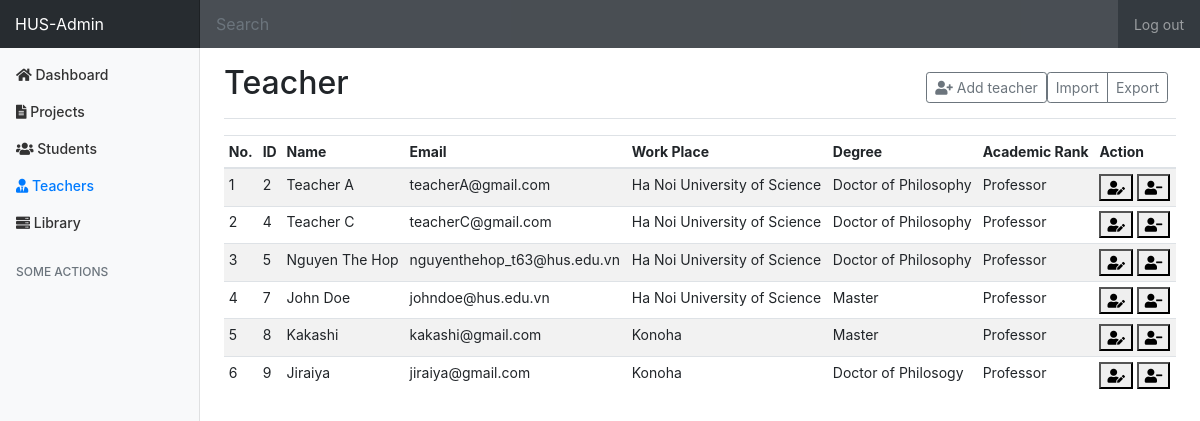
Page /admin/teachers (signed in) on the committed database.
### tables this page shows
CREATE TABLE `teacher` (
  `id` int NOT NULL AUTO_INCREMENT,
  `user_id` int NOT NULL,
  `degree` varchar(20) DEFAULT NULL,
  `work_place` varchar(50) DEFAULT NULL,
  `academic_rank` varchar(20) DEFAULT NULL,
  `branch_id` int DEFAULT NULL,
  PRIMARY KEY (`id`),
  KEY `fkIdx_212` (`user_id`),
  KEY `FK_teacher_branch` (`branch_id`),
  CONSTRAINT `FK_teacher_branch` FOREIGN KEY (`branch_id`) REFERENCES `branch` (`id`) ON DELETE CASCADE ON UPDATE CASCADE,
  CONSTRAINT `FK_user_teacher` FOREIGN KEY (`user_id`) REFERENCES `user` (`id`) ON DELETE CASCADE ON UPDATE CASCADE
);

CREATE TABLE `user` (
  `id` int NOT NULL AUTO_INCREMENT,
  `email` varchar(100) NOT NULL,
  `pass_hashed` varchar(255) NOT NULL,
  `name` varchar(100) NOT NULL,
  `phone_number` varchar(10) DEFAULT NULL,
  `role_id` int NOT NULL,
  `avatar` varchar(100) DEFAULT NULL,
  `active` tinyint(1) DEFAULT NULL,
  PRIMARY KEY (`id`),
  KEY `fkIdx_235` (`role_id`),
  CONSTRAINT `FK_235` FOREIGN KEY (`role_id`) REFERENCES `role` (`id`)
);

### controllers/admin_controller.php (called while the page is built, shortened)
<?php
class AdminController extends BaseController
{
    private $teacherService;
    private $branchService;
    private $data;
    public function __construct()
    {
        $this->teacherService = new TeacherService();
        $this->branchService = new BranchService();
        $this->data = array();
    }
    public function renderTeacherPage($data)
    {
        $this->file = "admin/admin_teacher.php";
        $path = './views/' . $this->file;
        include_once($path);
    }
    private function getBranchData(){
        $branches = $this->branchService->getAll();
        $branches_data = array();
        for ($i = 0; $i<count($branches); $i++){
            $data = array(
                "branch_id"=>$branches[$i]->getId(),
                "branch_name"=>$branches[$i]->getName()
            );
            $branches_data[$i] = $data;
        }
        return $branches_data;
    }
    public function getTeacherData()
    {
        $teachers = $this->teacherService->getAll();
        $teacher_data = array();
        $i = 0;
        foreach ($teachers as $teacher) {
            if($teacher->getActive() == '1'){
                $data = array(
                    "id"=>$teacher->getTeacherId(),
                    'work_place' => $teacher->getWorkPlace(),
                    'email' => $teacher->getEmail(),
                    'name' => $teacher->getName(),
                    'degree'=> $teacher->getDegree(),
                    'academic_rank'=>$teacher->getAcademicRank()
                );
                $teacher_data[$i] = $data;
                $i++;
            }
        }
        $this->data['branches'] = $this->getBranchData();
        $this->data['teachers'] = $teacher_data;
        return $this->data;
    }
}

### models/repository/teacherDAO/TeacherDAO.php (called while the page is built, shortened)
<?php
class TeacherDAO
{
    public function getAll(): ?array
    {
        $db = DB::getInstance();
        $sql = sprintf(TeacherQuery::SELECT_ALL);
        $result = $db->query($sql);
        $rows = array();
        $i = 0;
        if ($result->num_rows > 0) {
            while ($row = $result->fetch_assoc()) {
                $rows[$i] = $row;
                $i++;
            }
            return $rows;
        } else {
            return null;
        }
    }
}

### models/service/TeacherService.php (called while the page is built, shortened)
<?php
require_once('./models/repository/teacherDAO/TeacherDAO.php');
class TeacherService
{
    private $teacherDAO;
    public function __construct()
    {
        $this->teacherDAO = new TeacherDAO();
    }
    public function getAll()
    {
        $results = $this->teacherDAO->getAll();
        $teachers = array();
        $i = 0;
        if ($results) {
            foreach ($results as $result){
                $teacher = new Teacher($result['id'], $result["degree"], $result["academic_rank"], $result["work_place"], $result["user_id"], $result["email"], $result["pass_hashed"], $result["name"], $result["phone_number"], $result["role_id"], $result['active'],$result['branch_id']);
                $teacher->setAvatar($result['avatar']);
                $teachers[$i] = $teacher;
                $i++;
            }
            return $teachers;
        } else {
            return null;
        }
    }
}

### views/admin/admin_teacher.php (the view, shortened to what this page needs)
<!doctype html>
<html lang="en">
<head>
    <link rel="stylesheet" href="https://maxcdn.bootstrapcdn.com/bootstrap/4.0.0/css/bootstrap.min.css"
>
    <link href="/Graduation-Project-Management/assets/css/admin-style.css" rel="stylesheet">
    <link rel="stylesheet" href="https://cdnjs.cloudflare.com/ajax/libs/font-awesome/5.15.1/css/all.min.css">
</head>
<body>
<nav class="navbar navbar-dark sticky-top bg-dark flex-md-nowrap p-0">
    <a class="navbar-brand col-sm-3 col-md-2 mr-0" href="#">HUS-Admin</a>
    <input class="form-control form-control-dark w-100" type="text" placeholder="Search" aria-label="Search"
           id='search-field' onkeyup="search('teacher')">
    <ul class="navbar-nav px-3">
        <li class="nav-item text-nowrap">
            <a class="nav-link" href="/Graduation-Project-Management/logout">Log out</a>
        </li>
    </ul>
</nav>
<div class="container-fluid">
    <div class="row">
        <nav class="col-md-2 d-none d-md-block bg-light sidebar">
            <div class="sidebar-sticky">
                <ul class="nav flex-column">
                    <li class="nav-item">
                        <a class="nav-link" href="/Graduation-Project-Management/admin">
                            <i class="fas fa-home"></i>
                            <span>Dashboard</span>
                        </a>
                    </li>
                    <li class="nav-item">
                        <a class="nav-link" href="/Graduation-Project-Management/admin/projects">
                            <i class="fas fa-file-alt"></i>
                            <span>Projects</span>
                        </a>
                    </li>
                    <li class="nav-item">
                        <a class="nav-link" href="/Graduation-Project-Management/admin/students">
                            <i class="fas fa-users"></i>
                            <span>Students</span>
                        </a>
                    </li>
                    <li class="nav-item">
                        <a class="nav-link active" href="#">
                            <i class="fas fa-user-tie"></i>
                            <span>Teachers</span>
                        </a>
                    </li>
                    <li class="nav-item">
                        <a class="nav-link" href="/Graduation-Project-Management/library">
                            <i class="fas fa-server "></i>
                            <span>Library</span>
                        </a>
                    </li>
                </ul>
                <h6 class="sidebar-heading d-flex justify-content-between align-items-center px-3 mt-4 mb-1 text-muted">
                    <span>Some Actions</span>
                </h6>
            </div>
        </nav>
        <main role="main" class="col-md-9 ml-sm-auto col-lg-10 pt-3 px-4">
            <div class="d-flex justify-content-between flex-wrap flex-md-nowrap align-items-center pb-2 mb-3 border-bottom">
                <h1 class="h2">Teacher</h1>
                <div class="btn-toolbar mb-2 mb-md-0">
                    <button type="button" class="btn btn-sm btn-outline-secondary" data-toggle="modal"
                            data-target="#addTeacher">
                        <i class="fas fa-user-plus"></i>
                        Add teacher
                    </button>
                    <div class="btn-group mr-2">
                        <button class="btn btn-sm btn-outline-secondary">Import</button>
                        <button class="btn btn-sm btn-outline-secondary">Export</button>
                    </div>
                </div>
            </div>
            <div class="table-responsive">
                <table class="table table-striped table-sm" id='data-table'>
                    <thead>
                    <tr>
                        <th>No.</th>
                        <th>ID</th>
                        <th>Name</th>
                        <th>Email</th>
                        <th>Work Place</th>
                        <th>Degree</th>
                        <th>Academic Rank</th>
                        <th>Action</th>
                    </tr>
                    </thead>
                    <tbody>
                    <?php
                    for ($i = 0; $i < count($data['teachers']); $i++) {
                        $j = $i + 1;
                        echo "<tr>
                                        <td>" . $j . "</td>
                                        <td>" . $data['teachers'][$i]['id'] . "</td>
                                        <td>" . $data['teachers'][$i]['name'] . "</td>
                                        <td>" . $data['teachers'][$i]['email'] . "</td>
                                        <td>" . $data['teachers'][$i]['work_place'] . "</td>
                                        <td>" . $data['teachers'][$i]['degree'] . "</td>
                                        <td>" . $data['teachers'][$i]['academic_rank'] . "</td>
                                        <td>
                                            <button type='button' data-toggle='modal' data-target='#teacher-" . $j . "-detail'>
                                                <i class='fas fa-user-edit'></i>
                                            </button>
                                            <div class='modal fade' id='teacher-" . $j . "-detail' tabindex='-1' role='dialog' aria-labelledby='teacher-detail' aria-hidden='true'>
                                                            <form id='updateTeacher".$data['teachers'][$i]['email']."Form' action='/Graduation-Project-Management/admin/teachers/update' method='POST'>
                                                                    <input class='form-control' name='name' value='" . $data['teachers'][$i]['name'] . "'>
                                                                    <input class='form-control' name='email' value='" . $data['teachers'][$i]['email'] . "'>
                                                                    <input class='form-control' name='work_place' value='" . $data['teachers'][$i]['work_place'] . "'>
                                                                    <input class='form-control' name='degree' value='" . $data['teachers'][$i]['degree'] . "'>
                                                                    <input class='form-control' name='academic_rank' value='" . $data['teachers'][$i]['academic_rank'] . "'>
                                                                <input type='hidden'  name='id' value='" . $data['teachers'][$i]['id'] . "'>
                                                            </form>
                                                            <input type='submit' form='updateTeacher".$data['teachers'][$i]['email']."Form' class='btn btn-primary' value='Save Changes'/>
                                            </div>
                                            <button  type='button' data-toggle='modal' data-target='#teacher-" . $j . "-delete'><i class='fas fa-user-minus'></i></button>
                                             <div class='modal fade' id='teacher-" . $j . "-delete' tabindex='-1' role='dialog' aria-hidden='true'>
                                                            <h6 class='modal-title'>Are you sure to delete teacher (" . $data['teachers'][$i]['email'] . ") ?</h6>
                                                            <form id='deleteTeacher".$data['teachers'][$i]['email']."Form' action='/Graduation-Project-Management/admin/teachers/delete' method='POST'>
                                                                <input type='hidden'  name='id' value='" . $data['teachers'][$i]['id'] . "'>
                                                            </form>
                                                            <button type='submit' form='deleteTeacher".$data['teachers'][$i]['email']."Form' class='btn btn-primary'>Confirm delete</button>
                                            </div>
                                        </td>
                                    </tr>";
                    }
                    ?>
                    </tbody>
                </table>
            </div>
        </main>
    </div>
</div>
</body>
</html>

### assets/css/admin-style.css (style rules this page uses)
body { font-size: .875rem; }
.sidebar { position: fixed; top: 0; bottom: 0; left: 0; z-index: 100; padding: 0; box-shadow: inset -1px 0 0 rgba(0, 0, 0, .1); }
.sidebar-sticky { position: -webkit-sticky; position: sticky; top: 48px; height: calc(100vh - 48px); padding-top: .5rem; overflow-x: hidden; overflow-y: auto; }
.sidebar .nav-link { font-weight: 500; color: #333; }
.sidebar .nav-link.active { color: #007bff; }
.sidebar-heading { font-size: .75rem; text-transform: uppercase; }
.navbar-brand { padding-top: .75rem; padding-bottom: .75rem; font-size: 1rem; background-color: rgba(0, 0, 0, .25); box-shadow: inset -1px 0 0 rgba(0, 0, 0, .25); }
.navbar .form-control { padding: .75rem 1rem; border-width: 0; border-radius: 0; }
.form-control-dark { color: #fff; background-color: rgba(255, 255, 255, .1); border-color: rgba(255, 255, 255, .1); }

### rows in the picture
teacher: j "1", id "2", user.name "Teacher A", user.email "teacherA@gmail.com", work_place "Ha Noi University of Science", degree "Doctor of Philosophy", academic_rank "Professor"
teacher: j "2", id "4", user.name "Teacher C", user.email "teacherC@gmail.com", work_place "Ha Noi University of Science", degree "Doctor of Philosophy", academic_rank "Professor"
teacher: j "3", id "5", user.name "Nguyen The Hop", user.email "nguyenthehop_t63@hus.edu.vn", work_place "Ha Noi University of Science", degree "Doctor of Philosophy", academic_rank "Professor"
teacher: j "4", id "7", user.name "John Doe", user.email "johndoe@hus.edu.vn", work_place "Ha Noi University of Science", degree "Master", academic_rank "Professor"
teacher: j "5", id "8", user.name "Kakashi", user.email "kakashi@gmail.com", work_place "Konoha", degree "Master", academic_rank "Professor"
teacher: j "6", id "9", user.name "Jiraiya", user.email "jiraiya@gmail.com", work_place "Konoha", degree "Doctor of Philosogy", academic_rank "Professor"
